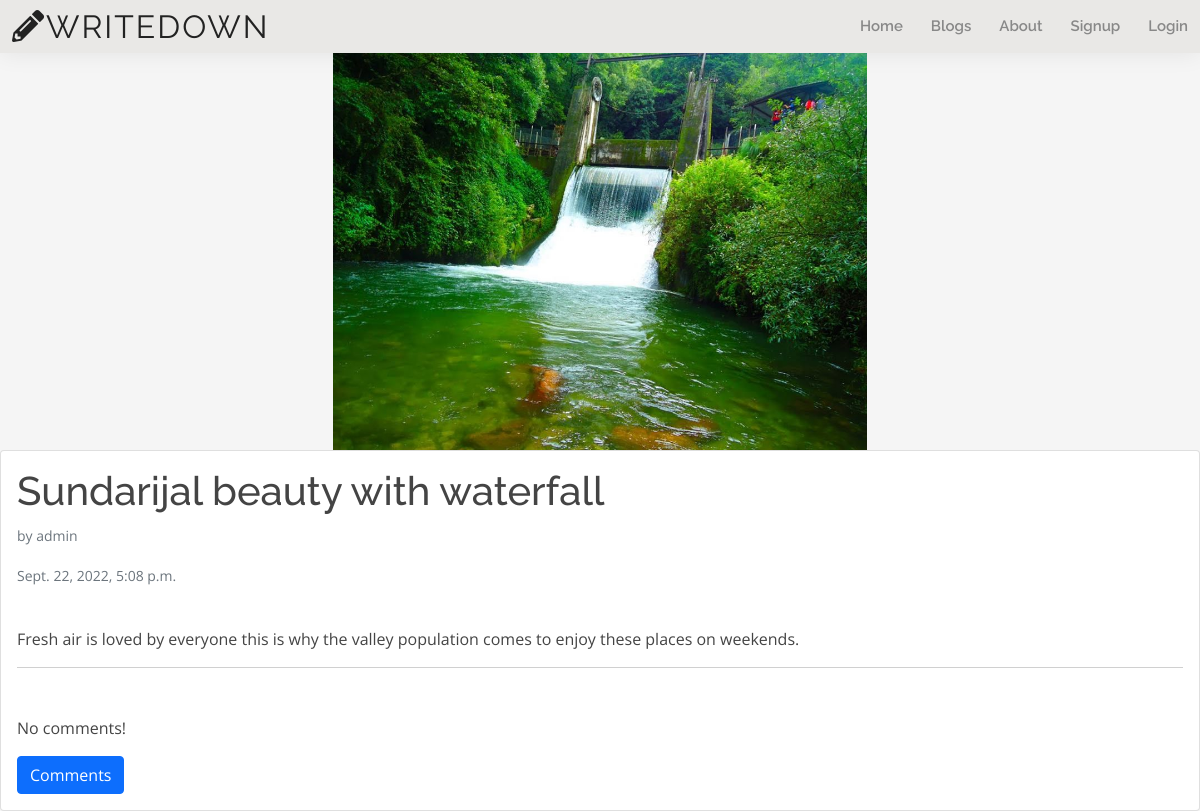
Screenshot of /post/12/ with the database file from the repository.
### blog/models.py (models this page shows, shortened)
class Post(models.Model):
    author = models.ForeignKey(User,on_delete=models.CASCADE) #only person has power i.e. create superuser can do all
    title= models.CharField(max_length=200)
    text=models.TextField()
    image = models.ImageField(upload_to="photos", blank=True, null=True)
    created_date=models.DateTimeField(default=timezone.now)
    published_date=models.DateTimeField(blank=True,null=True)

### blog/views.py (the view)
# urls.py: re_path(r'^post/(?P<pk>\d+)/$',views.PostDetailView.as_view(),name='post_detail'),
class PostDetailView(DetailView):
    model=Post

### templates/blog/post_detail.html (shortened to what this page needs)
{% extends "base.html" %}
{% block body %}
<img src="/media/{{post.image}}" class="card-img-topp" alt="..." >
<div class="card" style="width: 100%">
<div class="card-body">
<h1 class="card-title">{{ post.title}} <br></h1>
 <p class="card-text"><small class="text-muted" >by {{post.author}}</small></p>
{% if post.published_date %}
 <p class="card-text"><small class="text-muted">
  {{post.published_date}}
</small></p>
{% else%}
<a  class= "btn btn-primary " href="{%url 'post_publish' pk=post.pk%}">Publish</a>
{% endif %}
 <p class="card-text">
<br>{{post.text}}</p>
<hr>
</div>
<div class="card-body" style="width:fit-content">
  {% for comment in post.comments.all %}
<div class="border">
<p class="card-text">{{comment.text}}</p>
  <p class="card-text "><small class="text-muted">posted By :{{comment.writer}} {{comment.created_date}}</p></small>
</div><hr>
{% empty %}
<p class="card-text">No comments!</p>
  {% endfor %}
  {% if user.is_authenticated %}
 <p class="card-text"><a class='btn btn-primary' href="{% url 'add_comment_to_post' pk=post.pk %}">Add Comments</a></p>
{% else %}
 <p class="card-text"><a class='btn btn-primary ' href="{% url 'register' %}">Comments</a></p>
{% endif %}
</div>
</div>
{% endblock body %}

### static/assets/css/blog.css (style rules this page uses)
* { margin: 0; padding: 0; box-sizing: border-box; }
body { background: whitesmoke; margin-top: 0rem; font-family:cursive; }
.card-img-topp { width: fit-content; height:400px; border-top-left-radius: calc(0.25rem - 1px); border-top-right-radius: calc(0.25rem - 1px); display: block; margin-left: auto; margin-right: auto; margin-top: 50px; }

### static/assets/css/style.css (style rules this page uses)
body { font-family: "Open Sans", sans-serif; color: #444444; }
a { color: #34b7a7; text-decoration: none; }
h1, h2, h3, h4, h5, h6 { font-family: "Raleway", sans-serif; }

### rows the page displays
Post: image (picture), title "Sundarijal beauty with waterfall", author "admin", published_date "Sept. 22, 2022, 5:08 p.m.", text "Fresh air is loved by everyone this is why the valley population comes to enjoy these places on weekends."
